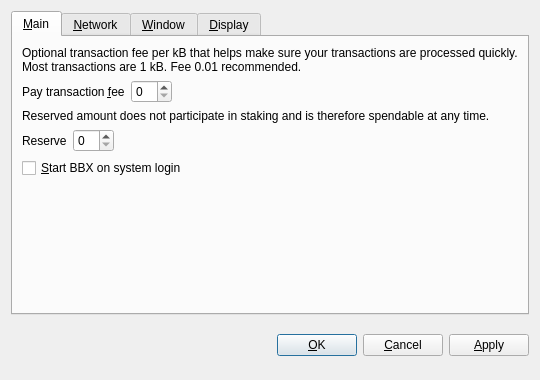
<?xml version="1.0" encoding="UTF-8"?>
<ui version="4.0">
 <class>OptionsDialog</class>
 <widget class="QDialog" name="OptionsDialog">
  <property name="geometry">
   <rect>
    <x>0</x>
    <y>0</y>
    <width>540</width>
    <height>380</height>
   </rect>
  </property>
  <property name="windowTitle">
   <string>Options</string>
  </property>
  <property name="modal">
   <bool>true</bool>
  </property>
  <layout class="QVBoxLayout" name="verticalLayout">
   <item>
    <widget class="QTabWidget" name="tabWidget">
     <property name="tabPosition">
      <enum>QTabWidget::North</enum>
     </property>
     <property name="currentIndex">
      <number>0</number>
     </property>
     <widget class="QWidget" name="tabMain">
      <attribute name="title">
       <string>&amp;Main</string>
      </attribute>
      <layout class="QVBoxLayout" name="verticalLayout_Main">
       <item>
        <widget class="QLabel" name="transactionFeeInfoLabel">
         <property name="text">
          <string>Optional transaction fee per kB that helps make sure your transactions are processed quickly. Most transactions are 1 kB. Fee 0.01 recommended.</string>
         </property>
         <property name="textFormat">
          <enum>Qt::PlainText</enum>
         </property>
         <property name="wordWrap">
          <bool>true</bool>
         </property>
        </widget>
       </item>
       <item>
        <layout class="QHBoxLayout" name="horizontalLayoutFee">
         <item>
          <widget class="QLabel" name="transactionFeeLabel">
           <property name="text">
            <string>Pay transaction &amp;fee</string>
           </property>
           <property name="textFormat">
            <enum>Qt::PlainText</enum>
           </property>
           <property name="buddy">
            <cstring>transactionFee</cstring>
           </property>
          </widget>
         </item>
         <item>
          <widget class="BitcoinAmountField" name="transactionFee"/>
         </item>
         <item>
          <spacer name="horizontalSpacerFee">
           <property name="orientation">
            <enum>Qt::Horizontal</enum>
           </property>
           <property name="sizeHint" stdset="0">
            <size>
             <width>40</width>
             <height>20</height>
            </size>
           </property>
          </spacer>
         </item>
        </layout>
       </item>
       <item>
        <widget class="QLabel" name="reserveBalanceInfoLabel">
         <property name="text">
          <string>Reserved amount does not participate in staking and is therefore spendable at any time.</string>
         </property>
         <property name="textFormat">
          <enum>Qt::PlainText</enum>
         </property>
         <property name="wordWrap">
          <bool>true</bool>
         </property>
        </widget>
       </item>
       <item>
        <layout class="QHBoxLayout" name="horizontalLayoutReserveBalance">
         <item>
          <widget class="QLabel" name="reserveBalanceLabel">
           <property name="text">
            <string>Reserve</string>
           </property>
           <property name="textFormat">
            <enum>Qt::PlainText</enum>
           </property>
           <property name="buddy">
            <cstring>reserveBalance</cstring>
           </property>
          </widget>
         </item>
         <item>
          <widget class="BitcoinAmountField" name="reserveBalance"/>
         </item>
         <item>
          <spacer name="horizontalSpacerReserveBalance">
           <property name="orientation">
            <enum>Qt::Horizontal</enum>
           </property>
           <property name="sizeHint" stdset="0">
            <size>
             <width>40</width>
             <height>20</height>
            </size>
           </property>
          </spacer>
         </item>
        </layout>
       </item>
       <item>
        <widget class="QCheckBox" name="bitcoinAtStartup">
         <property name="toolTip">
          <string>Automatically start BBX after logging in to the system.</string>
         </property>
         <property name="text">
          <string>&amp;Start BBX on system login</string>
         </property>
        </widget>
       </item>
       <item>
        <spacer name="verticalSpacer_Main">
         <property name="orientation">
          <enum>Qt::Vertical</enum>
         </property>
         <property name="sizeHint" stdset="0">
          <size>
           <width>20</width>
           <height>40</height>
          </size>
         </property>
        </spacer>
       </item>
      </layout>
     </widget>
     <widget class="QWidget" name="tabNetwork">
      <attribute name="title">
       <string>&amp;Network</string>
      </attribute>
      <layout class="QVBoxLayout" name="verticalLayout_Network">
       <item>
        <widget class="QCheckBox" name="mapPortUpnp">
         <property name="toolTip">
          <string>Automatically open the BBX client port on the router. This only works when your router supports UPnP and it is enabled.</string>
         </property>
         <property name="text">
          <string>Map port using &amp;UPnP</string>
         </property>
        </widget>
       </item>
       <item>
        <widget class="QCheckBox" name="connectSocks">
         <property name="toolTip">
          <string>Connect to the BBX network through a SOCKS proxy (e.g. when connecting through Tor).</string>
         </property>
         <property name="text">
          <string>&amp;Connect through SOCKS proxy:</string>
         </property>
        </widget>
       </item>
       <item>
        <layout class="QHBoxLayout" name="horizontalLayout_Network">
         <item>
          <widget class="QLabel" name="proxyIpLabel">
           <property name="text">
            <string>Proxy &amp;IP:</string>
           </property>
           <property name="textFormat">
            <enum>Qt::PlainText</enum>
           </property>
           <property name="buddy">
            <cstring>proxyIp</cstring>
           </property>
          </widget>
         </item>
         <item>
          <widget class="QValidatedLineEdit" name="proxyIp">
           <property name="maximumSize">
            <size>
             <width>140</width>
             <height>16777215</height>
            </size>
           </property>
           <property name="toolTip">
            <string>IP address of the proxy (e.g. 127.0.0.1)</string>
           </property>
          </widget>
         </item>
         <item>
          <widget class="QLabel" name="proxyPortLabel">
           <property name="text">
            <string>&amp;Port:</string>
           </property>
           <property name="textFormat">
            <enum>Qt::PlainText</enum>
           </property>
           <property name="buddy">
            <cstring>proxyPort</cstring>
           </property>
          </widget>
         </item>
         <item>
          <widget class="QLineEdit" name="proxyPort">
           <property name="maximumSize">
            <size>
             <width>55</width>
             <height>16777215</height>
            </size>
           </property>
           <property name="toolTip">
            <string>Port of the proxy (e.g. 9050)</string>
           </property>
          </widget>
         </item>
         <item>
          <widget class="QLabel" name="socksVersionLabel">
           <property name="text">
            <string>SOCKS &amp;Version:</string>
           </property>
           <property name="textFormat">
            <enum>Qt::PlainText</enum>
           </property>
           <property name="buddy">
            <cstring>socksVersion</cstring>
           </property>
          </widget>
         </item>
         <item>
          <widget class="QValueComboBox" name="socksVersion">
           <property name="toolTip">
            <string>SOCKS version of the proxy (e.g. 5)</string>
           </property>
          </widget>
         </item>
         <item>
          <spacer name="horizontalSpacer_Network">
           <property name="orientation">
            <enum>Qt::Horizontal</enum>
           </property>
           <property name="sizeHint" stdset="0">
            <size>
             <width>40</width>
             <height>20</height>
            </size>
           </property>
          </spacer>
         </item>
        </layout>
       </item>
       <item>
        <spacer name="verticalSpacer_Network">
         <property name="orientation">
          <enum>Qt::Vertical</enum>
         </property>
         <property name="sizeHint" stdset="0">
          <size>
           <width>20</width>
           <height>40</height>
          </size>
         </property>
        </spacer>
       </item>
      </layout>
     </widget>
     <widget class="QWidget" name="tabWindow">
      <attribute name="title">
       <string>&amp;Window</string>
      </attribute>
      <layout class="QVBoxLayout" name="verticalLayout_Window">
       <item>
        <widget class="QCheckBox" name="minimizeToTray">
         <property name="toolTip">
          <string>Show only a tray icon after minimizing the window.</string>
         </property>
         <property name="text">
          <string>&amp;Minimize to the tray instead of the taskbar</string>
         </property>
        </widget>
       </item>
       <item>
        <widget class="QCheckBox" name="minimizeOnClose">
         <property name="toolTip">
          <string>Minimize instead of exit the application when the window is closed. When this option is enabled, the application will be closed only after selecting Quit in the menu.</string>
         </property>
         <property name="text">
          <string>M&amp;inimize on close</string>
         </property>
        </widget>
       </item>
       <item>
        <spacer name="verticalSpacer_Window">
         <property name="orientation">
          <enum>Qt::Vertical</enum>
         </property>
         <property name="sizeHint" stdset="0">
          <size>
           <width>20</width>
           <height>40</height>
          </size>
         </property>
        </spacer>
       </item>
      </layout>
     </widget>
     <widget class="QWidget" name="tabDisplay">
      <attribute name="title">
       <string>&amp;Display</string>
      </attribute>
      <layout class="QVBoxLayout" name="verticalLayout_Display">
       <item>
        <layout class="QHBoxLayout" name="horizontalLayout_1_Display">
         <item>
          <widget class="QLabel" name="langLabel">
           <property name="text">
            <string>User Interface &amp;language:</string>
           </property>
           <property name="textFormat">
            <enum>Qt::PlainText</enum>
           </property>
           <property name="buddy">
            <cstring>lang</cstring>
           </property>
          </widget>
         </item>
         <item>
          <widget class="QValueComboBox" name="lang">
           <property name="toolTip">
            <string>The user interface language can be set here. This setting will take effect after restarting BlackBoxLending.</string>
           </property>
          </widget>
         </item>
        </layout>
       </item>
       <item>
        <layout class="QHBoxLayout" name="horizontalLayout_2_Display">
         <item>
          <widget class="QLabel" name="unitLabel">
           <property name="text">
            <string>&amp;Unit to show amounts in:</string>
           </property>
           <property name="textFormat">
            <enum>Qt::PlainText</enum>
           </property>
           <property name="buddy">
            <cstring>unit</cstring>
           </property>
          </widget>
         </item>
         <item>
          <widget class="QValueComboBox" name="unit">
           <property name="toolTip">
            <string>Choose the default subdivision unit to show in the interface and when sending coins.</string>
           </property>
          </widget>
         </item>
        </layout>
       </item>
       <item>
        <widget class="QCheckBox" name="displayAddresses">
         <property name="toolTip">
          <string>Whether to show BBX addresses in the transaction list or not.</string>
         </property>
         <property name="text">
          <string>&amp;Display addresses in transaction list</string>
         </property>
        </widget>
       </item>
       <item>
        <widget class="QCheckBox" name="coinControlFeatures">
         <property name="toolTip">
          <string>Whether to show coin control features or not.</string>
         </property>
         <property name="text">
          <string>Display coin &amp;control features (experts only!)</string>
         </property>
        </widget>
       </item>
       <item>
        <spacer name="verticalSpacer_Display">
         <property name="orientation">
          <enum>Qt::Vertical</enum>
         </property>
         <property name="sizeHint" stdset="0">
          <size>
           <width>20</width>
           <height>40</height>
          </size>
         </property>
        </spacer>
       </item>
      </layout>
     </widget>
    </widget>
   </item>
   <item>
    <layout class="QHBoxLayout" name="horizontalLayout_Buttons">
     <item>
      <spacer name="horizontalSpacer_1">
       <property name="orientation">
        <enum>Qt::Horizontal</enum>
       </property>
       <property name="sizeHint" stdset="0">
        <size>
         <width>40</width>
         <height>48</height>
        </size>
       </property>
      </spacer>
     </item>
     <item>
      <widget class="QLabel" name="statusLabel">
       <property name="font">
        <font>
         <weight>75</weight>
         <bold>true</bold>
        </font>
       </property>
       <property name="text">
        <string/>
       </property>
       <property name="textFormat">
        <enum>Qt::PlainText</enum>
       </property>
       <property name="wordWrap">
        <bool>true</bool>
       </property>
      </widget>
     </item>
     <item>
      <spacer name="horizontalSpacer_2">
       <property name="orientation">
        <enum>Qt::Horizontal</enum>
       </property>
       <property name="sizeHint" stdset="0">
        <size>
         <width>40</width>
         <height>48</height>
        </size>
       </property>
      </spacer>
     </item>
     <item>
      <widget class="QPushButton" name="okButton">
       <property name="text">
        <string>&amp;OK</string>
       </property>
      </widget>
     </item>
     <item>
      <widget class="QPushButton" name="cancelButton">
       <property name="text">
        <string>&amp;Cancel</string>
       </property>
       <property name="autoDefault">
        <bool>false</bool>
       </property>
      </widget>
     </item>
     <item>
      <widget class="QPushButton" name="applyButton">
       <property name="text">
        <string>&amp;Apply</string>
       </property>
       <property name="autoDefault">
        <bool>false</bool>
       </property>
      </widget>
     </item>
    </layout>
   </item>
  </layout>
 </widget>
 <customwidgets>
  <customwidget>
   <class>BitcoinAmountField</class>
   <extends>QSpinBox</extends>
   <header>bitcoinamountfield.h</header>
  </customwidget>
  <customwidget>
   <class>QValueComboBox</class>
   <extends>QComboBox</extends>
   <header>qvaluecombobox.h</header>
  </customwidget>
  <customwidget>
   <class>QValidatedLineEdit</class>
   <extends>QLineEdit</extends>
   <header>qvalidatedlineedit.h</header>
  </customwidget>
 </customwidgets>
 <resources/>
 <connections/>
</ui>
